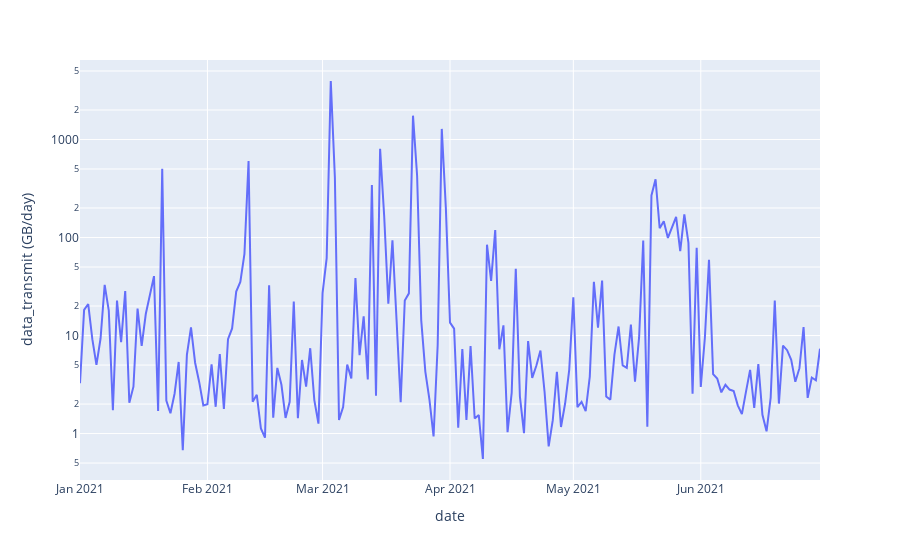

The code cell stored with this chart in its notebook:
### Code cell
# Overall Node Transmit rate
df_summary.sort_values(by='date', inplace=True)
fig = px.line(df_summary, x="date", y="data_transmit (GB/day)", log_y=True)
fig.show()

### Figure 1 — Plotly figure (JSON) as saved in the notebook; plotly's stock layout.template omitted (floating-point values rounded to 4 significant figures; data arrays with more than 128 entries replaced by an {"elided": "..."} marker saying what was removed)
{"data": [{"hovertemplate": "date=%{x}<br>data_transmit (GB/day)=%{y}<extra></extra>", "legendgroup": "", "line": {"color": "#636efa", "dash": "solid"}, "marker": {"symbol": "circle"}, "mode": "lines", "name": "", "orientation": "v", "showlegend": false, "type": "scatter", "x": {"elided": "181 str values"}, "xaxis": "x", "y": {"elided": "181 float values"}, "yaxis": "y"}], "layout": {"autosize": true, "legend": {"tracegroupgap": 0}, "margin": {"t": 60}, "xaxis": {"anchor": "y", "autorange": true, "domain": [0, 1], "range": ["2021-01-01", "2021-06-30"], "title": {"text": "date"}, "type": "date"}, "yaxis": {"anchor": "x", "autorange": true, "domain": [0, 1], "range": [-0.4737, 3.811], "title": {"text": "data_transmit (GB/day)"}, "type": "log"}}}
